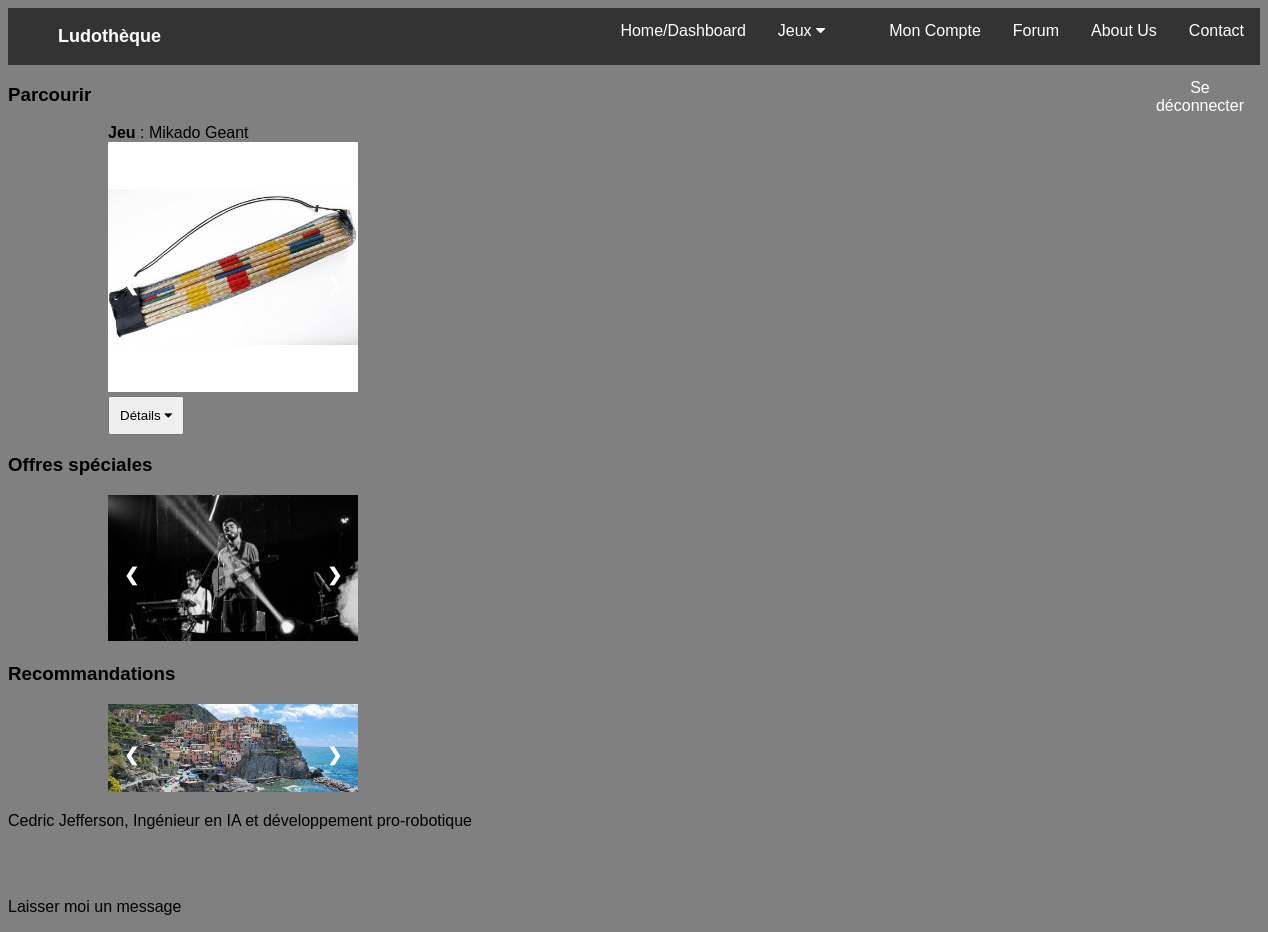
Page /pages/php/home.php on the committed database.
### tables this page shows
CREATE TABLE IF NOT EXISTS `jeux` (
  `id_jeu` int(11) NOT NULL AUTO_INCREMENT,
  `nom_jeu` varchar(50) NOT NULL,
  `reference` varchar(50) NOT NULL,
  `description` varchar(10000) NOT NULL,
  `note` int(11) NOT NULL,
  `date_de_sortie` date NOT NULL,
  `concepteur` varchar(100) NOT NULL,
  `age_public` int(11) NOT NULL,
  `caractere` int(50) NOT NULL,
  `mode` enum('Moi et les autres','Mondes fantastiques et imaginaires','Art','Nature et animaux') NOT NULL,
  `type` enum('Action','Aventure','Adresse','Strategie','Roleplay','Logique','Calcul mental','Géométrie','Langage','Lettre','Construction') NOT NULL,
  `nbre_jeux_total` int(11) NOT NULL,
  `nbre_jeux_dispo` int(11) NOT NULL,
  `categorie` enum('Jeu de societe','Jeu professionnel','Jeu de cartes','Accessoires','Jeu de des','Jeu tactile','Jeu de construction','Jeu de manipulation') NOT NULL,
  `image` varchar(1000) NOT NULL,
  PRIMARY KEY (`id_jeu`),
  KEY `nom_jeu` (`nom_jeu`)
);

### pages/php/home.php (the view, shortened to what this page needs)
<!DOCTYPE html>
<html>
	<head>
		<link type="text/css" href="../../styles/index.css" rel="stylesheet" />
        <link rel="stylesheet" href="https://cdnjs.cloudflare.com/ajax/libs/font-awesome/4.7.0/css/font-awesome.min.css">
	</head>
	<body class="corps">
        <div class="navbar">
            <a href="#Contact">Contact</a>
            <a href="#AboutUs">About Us</a>
            <a href="forum.php">Forum</a>
            <a href="compte.php">Mon Compte</a>
            <div class="dropdown">
                <button class="dropbtn">Jeux
                    <i class="fa fa-caret-down"></i>
                    <a href="jeux.php"></a>
                </button>
            </div>
            <a href="home.php">Home/Dashboard</a>
            <h3>Ludothèque</h3>
        </div>
        <div class="connexion-container">
            <a href="connexion.php">Se déconnecter</a>
        </div>
        <h3>Parcourir</h3>
        <div class="slideshow-container">
            <?php
                $bdd = bdd_access();
                $req = $bdd->query('SELECT * FROM jeux');
                while ($data = $req->fetch()){
            ?>
                    <div class="mySlides1">
                    <div class="hoverimage">
                    <strong>Jeu</strong> : <?php echo $data['nom_jeu']; ?><br />
                    <?php
                    $contenu = '<img class="image" src="../../'.$data['image'].'" style="width:100%">';
                    echo $contenu;
                    ?>
                    <button class="hoverbtn">Détails
                        <i class="fa fa-caret-down"></i>
                    </button>
                    </div>
                    </div>
                <?php
                }
            ?>
            <a class="prev" onclick="plusSlides(-1, 0)">&#10094;</a>
            <a class="next" onclick="plusSlides(1, 0)">&#10095;</a>
        </div>
        <h3>Offres spéciales</h3>
        <div class="slideshow-container">
            <div class="mySlides2">
                <img src="../../assets/img_band_chicago.jpg" style="width:100%">
            </div>
            <a class="prev" onclick="plusSlides(-1, 1)">&#10094;</a>
            <a class="next" onclick="plusSlides(1, 1)">&#10095;</a>
        </div>
        <h3>Recommandations</h3>
        <div class="slideshow-container">
            <div class="mySlides3">
                <img src="../../assets/img_5terre_wide.jpg" style="width:100%">
            </div>
            <a class="prev" onclick="plusSlides(-1, 2)">&#10094;</a>
            <a class="next" onclick="plusSlides(1, 2)">&#10095;</a>
        </div>
        <section id="AboutUs">
            <p>Cedric Jefferson, Ingénieur en IA et développement pro-robotique</p>
        </section>
        <br/>
        <br/>
        <footer id="Contact">
        <p>Laisser moi un message</p>
        </footer>
    </body>
</html>

### styles/index.css (style rules this page uses)
* { box-sizing:border-box }
.corps { background-color: grey; }
.slideshow-container { max-width: 250px; position: relative; margin-left: 100px; }
.mySlides1, .mySlides2, .mySlides3, .mySlides4 { display: none; }
.prev, .next { cursor: pointer; position: absolute; top: 50%; width: auto; margin-top: -22px; padding: 16px; color: white; font-weight: bold; font-size: 18px; transition: 0.6s ease; border-radius: 0 3px 3px 0; user-select: none; }
.next { right: 0; border-radius: 3px 0 0 3px; }
body { font-family: Arial, Helvetica, sans-serif; }
.navbar { overflow: hidden; background-color: #333; }
.navbar a { float: right; font-size: 16px; color: white; text-align: center; padding: 14px 16px; text-decoration: none; }
.navbar h3 { float: left; color: white; font-size: 18px; margin-left: 50px; }
.dropdown { float: right; overflow: hidden; }
.dropdown .dropbtn { font-size: 16px; border: none; outline: none; color: white; padding: 14px 16px; background-color: inherit; font-family: inherit; margin: 0; }
.connexion-container { max-width: 250px; position: relative; margin-left: 1250px; }
.connexion-container a { float: right; font-size: 16px; color: white; text-align: center; padding: 14px 16px; text-decoration: none; }
.image { max-width: 250px; position: relative; margin-left: 0px; }
.hoverbtn { position: relative; padding: 10px 10px; }
* { box-sizing: border-box; }

### rows in the picture
jeux: nom_jeu "Mikado Geant", image (picture)
